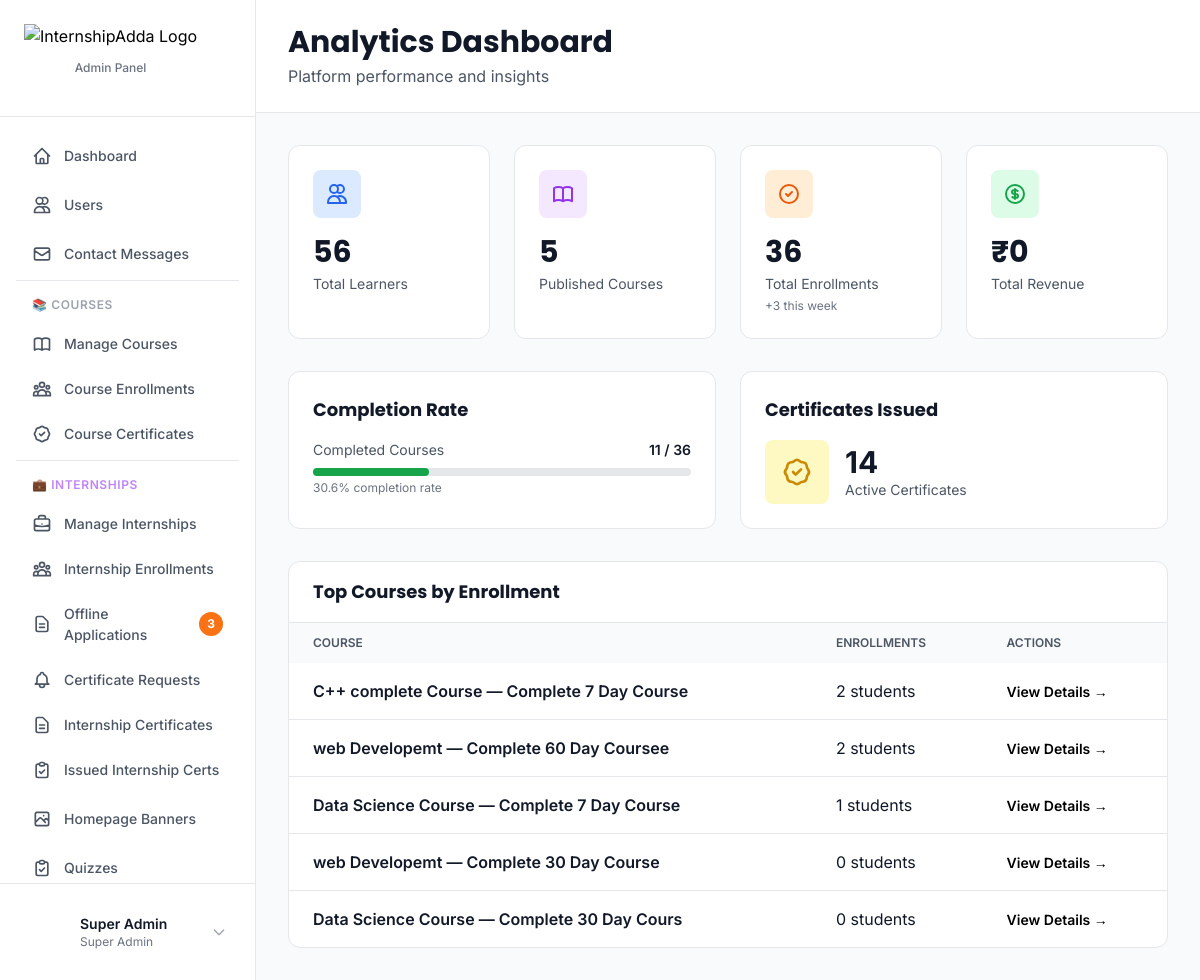
The page /app/views/admin/analytics.php (signed in) on the database its author committed.
### tables this page shows
CREATE TABLE `users` (
  `id` int(10) UNSIGNED NOT NULL,
  `email` varchar(255) NOT NULL,
  `referral_code` varchar(20) DEFAULT NULL,
  `referred_by_code` varchar(20) DEFAULT NULL,
  `mobile` varchar(15) DEFAULT NULL,
  `password` varchar(255) NOT NULL,
  `name` varchar(255) NOT NULL,
  `avatar` varchar(255) DEFAULT NULL,
  `role` enum('admin','manager','learner') DEFAULT 'learner',
  `status` enum('active','suspended','banned') DEFAULT 'active',
  `email_verified` tinyint(1) DEFAULT 0,
  `email_verification_token` varchar(100) DEFAULT NULL,
  `email_verification_expires` datetime DEFAULT NULL,
  `verification_token` varchar(255) DEFAULT NULL,
  `reset_token` varchar(255) DEFAULT NULL,
  `reset_token_expires` datetime DEFAULT NULL,
  `last_login` datetime DEFAULT NULL,
  `created_at` timestamp NULL DEFAULT current_timestamp(),
  `updated_at` timestamp NULL DEFAULT current_timestamp() ON UPDATE current_timestamp()
);

CREATE TABLE `courses` (
  `id` int(10) UNSIGNED NOT NULL,
  `title` varchar(255) NOT NULL,
  `slug` varchar(255) NOT NULL,
  `description` text DEFAULT NULL,
  `cover_image` varchar(255) DEFAULT NULL,
  `icon` varchar(255) DEFAULT NULL,
  `preview_image` varchar(255) DEFAULT NULL,
  `price` decimal(10,2) DEFAULT 0.00,
  `status` enum('draft','published') DEFAULT 'draft',
  `created_by` int(10) UNSIGNED NOT NULL,
  `created_at` timestamp NULL DEFAULT current_timestamp(),
  `updated_at` timestamp NULL DEFAULT current_timestamp() ON UPDATE current_timestamp()
);

### app/views/admin/analytics.php (the view, shortened to what the rows shown need)
<?php
$dbConfig = require __DIR__ . '/../../config/database.php';
$dsn = sprintf("mysql:host=%s;port=%s;dbname=%s;charset=%s",
    $dbConfig['host'], $dbConfig['port'], $dbConfig['database'], $dbConfig['charset']
);
$db = new PDO($dsn, $dbConfig['username'], $dbConfig['password'], $dbConfig['options']);
spl_autoload_register(function ($class) {
    $paths = [
        __DIR__ . '/../../core/' . $class . '.php',
        __DIR__ . '/../../models/' . $class . '.php',
    ];
    foreach ($paths as $path) {
        if (file_exists($path)) {
            return;
        }
    }
});
$auth = new Auth($db);
$auth->requireAuth();
$auth->requireAdmin();
$topCourses = $db->query("
    SELECT c.id, c.title, COUNT(e.id) as enrollment_count
    FROM courses c
    LEFT JOIN enrollments e ON c.id = e.course_id
    WHERE c.status = 'published'
    GROUP BY c.id
    ORDER BY enrollment_count DESC
    LIMIT 5
")->fetchAll();
?>
<!DOCTYPE html>
<html lang="en">
<head>
    <script src="https://cdn.tailwindcss.com"></script>
</head>
<body class="bg-gray-50">
<?php include __DIR__ . '/../components/sidebar-admin.php'; ?>
<div class="ml-64 min-h-screen">
    <header class="bg-white border-b border-gray-200 sticky top-0 z-30">
        <div class="px-8 py-6">
            <h1 class="text-3xl font-bold text-gray-900">Analytics Dashboard</h1>
        </div>
    </header>
    <main class="p-8">
        <div class="bg-white rounded-xl border border-gray-200 overflow-hidden">
            <div class="overflow-x-auto">
                <table class="w-full">
                    <thead class="bg-gray-50">
                        <tr>
                            <th class="px-6 py-3 text-left text-xs font-semibold text-gray-600 uppercase">Course</th>
                            <th class="px-6 py-3 text-left text-xs font-semibold text-gray-600 uppercase">Enrollments</th>
                            <th class="px-6 py-3 text-left text-xs font-semibold text-gray-600 uppercase">Actions</th>
                        </tr>
                    </thead>
                    <tbody class="divide-y divide-gray-200">
                        <?php foreach ($topCourses as $course): ?>
                            <tr class="hover:bg-gray-50">
                                <td class="px-6 py-4">
                                    <span class="font-semibold text-gray-900"><?php echo htmlspecialchars($course['title']); ?></span>
                                </td>
                                <td class="px-6 py-4">
                                    <span class="text-gray-900"><?php echo $course['enrollment_count']; ?> students</span>
                                </td>
                                <td class="px-6 py-4">
                                    <a href="/app/views/admin/courses/edit.php?id=<?php echo $course['id']; ?>" class="text-primary-600 hover:text-primary-700 font-semibold text-sm">
                                        View Details →
                                    </a>
                                </td>
                            </tr>
                        <?php endforeach; ?>
                    </tbody>
                </table>
            </div>
        </div>
    </main>
</div>
</body>
</html>

### app/views/components/sidebar-admin.php (shortened to what the rows shown need)
<?php
$currentUser = $auth->user();
?>
<aside class="fixed left-0 top-0 h-full w-64 bg-white border-r border-gray-200 z-40" id="adminSidebar">
    <div class="flex flex-col h-full">
        <div class="p-4 border-t border-gray-200">
            <div class="flex items-center gap-3 p-3 rounded-lg hover:bg-gray-50 transition-colors cursor-pointer" onclick="toggleProfileMenu()">
                <div class="flex-1 min-w-0">
                    <p class="text-sm font-semibold text-gray-900 truncate"><?php echo htmlspecialchars($currentUser['name']); ?></p>
                    <p class="text-xs text-gray-500">Super Admin</p>
                </div>
            </div>
        </div>
    </div>
</aside>

### rows shown on the page
users: name "Super Admin"
courses: title "C++ complete Course — Complete 7 Day Course", enrollment_count "2"
courses: title "web Developemt — Complete 60 Day Coursee", enrollment_count "2"
courses: title "Data Science Course — Complete 7 Day Course", enrollment_count "1"
courses: title "web Developemt — Complete 30 Day Course", enrollment_count "0"
courses: title "Data Science Course — Complete 30 Day Cours", enrollment_count "0"

### other values the page prints
$pendingCount "3"
$stats['total_learners'] "56"
$stats['total_courses'] "5"
$stats['total_enrollments'] "36"
$stats['recent_enrollments'] "3"
$stats['total_revenue'] "0"
$stats['completed_enrollments'] "11"
$completionRate "30.6"
$stats['total_certificates'] "14"
